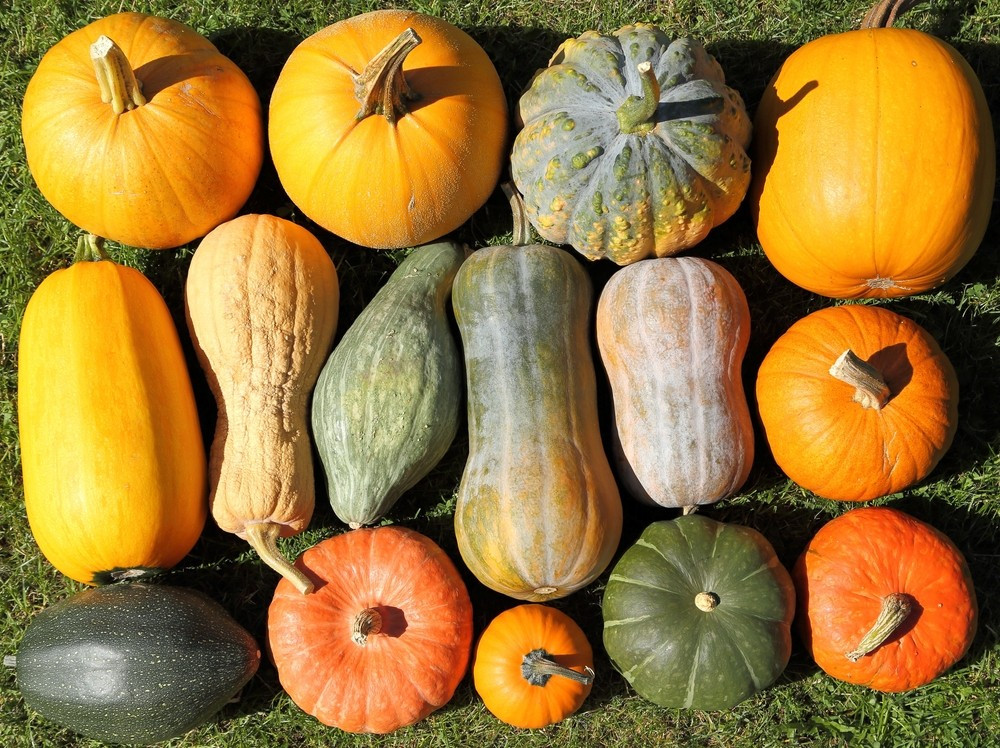
#> input picture bi_ngo_2.jpg, 1000 x 748 px, found by its file name
$ python 4.rotationimg.py
#> lines starting #> are read from the running program, lines starting #| are printed output that depends on the picture
#Cài thêm thư viện pip install imutils
import cv2
import imutils

import cv2

imgori = cv2.imread('bi_ngo_2.jpg')
#> imgori is the input picture: shape (748, 1000, 3); mean B, G, R 56.5, 119.7, 154.1
cv2.imshow("myimg1",imgori)

imgrotation = imutils.rotate(imgori,90)
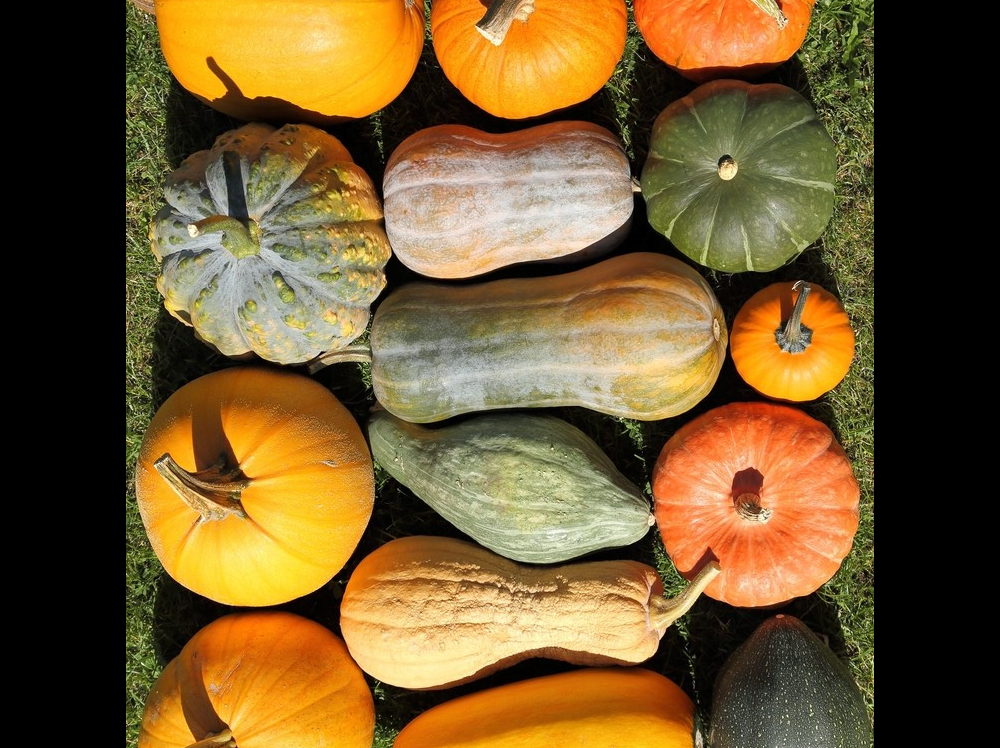
#> imgrotation: shape (748, 1000, 3); mean B, G, R 46.3, 88.7, 114.5

cv2.imshow("myimg2",imgrotation)

cv2.waitKey()
cv2.destroyAllWindows()
